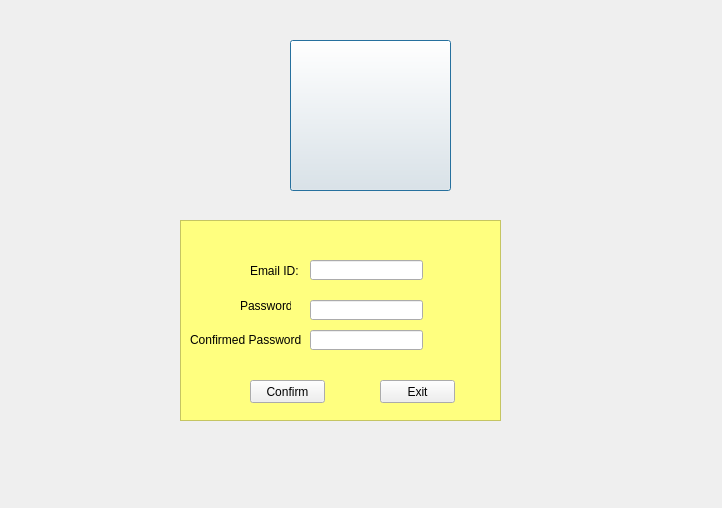
<?xml version="1.0" encoding="UTF-8"?>
<ui version="4.0">
 <class>Dialog</class>
 <widget class="QDialog" name="Dialog">
  <property name="geometry">
   <rect>
    <x>0</x>
    <y>0</y>
    <width>722</width>
    <height>508</height>
   </rect>
  </property>
  <property name="windowTitle">
   <string>Dialog</string>
  </property>
  <widget class="QPushButton" name="pushButton">
   <property name="geometry">
    <rect>
     <x>290</x>
     <y>40</y>
     <width>161</width>
     <height>151</height>
    </rect>
   </property>
   <property name="styleSheet">
    <string notr="true">QPushButton
{
background-image:url(&quot;C:/Users/nandi/Downloads/profile-user.png&quot;);
}
</string>
   </property>
   <property name="text">
    <string/>
   </property>
  </widget>
  <widget class="QFrame" name="frame">
   <property name="geometry">
    <rect>
     <x>180</x>
     <y>220</y>
     <width>321</width>
     <height>201</height>
    </rect>
   </property>
   <property name="styleSheet">
    <string notr="true">QFrame
{
background:#ffff7f
}</string>
   </property>
   <property name="frameShape">
    <enum>QFrame::StyledPanel</enum>
   </property>
   <property name="frameShadow">
    <enum>QFrame::Raised</enum>
   </property>
   <widget class="QLabel" name="label">
    <property name="geometry">
     <rect>
      <x>70</x>
      <y>40</y>
      <width>51</width>
      <height>21</height>
     </rect>
    </property>
    <property name="text">
     <string>Email ID:</string>
    </property>
   </widget>
   <widget class="QLabel" name="label_2">
    <property name="geometry">
     <rect>
      <x>60</x>
      <y>70</y>
      <width>51</width>
      <height>31</height>
     </rect>
    </property>
    <property name="text">
     <string>Password:</string>
    </property>
   </widget>
   <widget class="QLabel" name="label_3">
    <property name="geometry">
     <rect>
      <x>10</x>
      <y>110</y>
      <width>111</width>
      <height>20</height>
     </rect>
    </property>
    <property name="text">
     <string>Confirmed Password:</string>
    </property>
   </widget>
   <widget class="QPushButton" name="confirm">
    <property name="geometry">
     <rect>
      <x>70</x>
      <y>160</y>
      <width>75</width>
      <height>23</height>
     </rect>
    </property>
    <property name="text">
     <string>Confirm</string>
    </property>
   </widget>
   <widget class="QPushButton" name="exit">
    <property name="geometry">
     <rect>
      <x>200</x>
      <y>160</y>
      <width>75</width>
      <height>23</height>
     </rect>
    </property>
    <property name="text">
     <string>Exit</string>
    </property>
   </widget>
   <widget class="QLineEdit" name="lineEdit">
    <property name="geometry">
     <rect>
      <x>130</x>
      <y>40</y>
      <width>113</width>
      <height>20</height>
     </rect>
    </property>
   </widget>
   <widget class="QLineEdit" name="lineEdit_2">
    <property name="geometry">
     <rect>
      <x>130</x>
      <y>80</y>
      <width>113</width>
      <height>20</height>
     </rect>
    </property>
   </widget>
   <widget class="QLineEdit" name="lineEdit_3">
    <property name="geometry">
     <rect>
      <x>130</x>
      <y>110</y>
      <width>113</width>
      <height>20</height>
     </rect>
    </property>
   </widget>
  </widget>
 </widget>
 <resources/>
 <connections/>
</ui>
